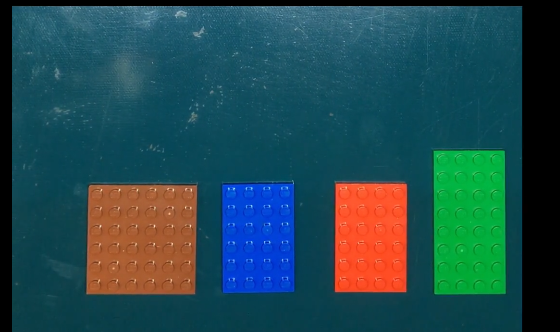
#> input picture Main Code/all_code/video_tracking/video_tracking_dataset/Capture.PNG, 560 x 332 px
$ python -i feature_extrac.py   (imports and definitions only)
#> lines starting #> are read from the running program, lines starting #| are printed output that depends on the picture; after the words box and inside, x2 and y2 are one past the last pixel; in counts of white or black regions, pixels touching at a corner belong together
#> further down, picture is the input picture: shape (332, 560, 3); mean B, G, R 80.2, 74.5, 35.1
### Main Code/all_code/lego.py
import cv2 as cv
import numpy as np

class Lego:
    def __init__(self,ratio = None ,color= None, contour= None, rect_non_rect = None):
        self.ratio = ratio
        self.contour = contour
        self.color = color
        self.rect = rect_non_rect # True or false

    # [34 lines left out: functions __get_corners, get_center, not called in this run]


    def __str__(self):
        return str(self.__class__) + ": " + str(self.__dict__)

### Main Code/all_code/feature_extrac.py
import cv2 as cv
import numpy as np
from numpy import load
import time
from Constants import constants_feat
from lego import Lego
# in order to read the color json file
import json


class FeatureExtrac:
    def __init__(self, reference = constants_feat.INPUT_FILE_UNIT_REF):
        npz_stuff = load(reference)
#> (reads Main Code/all_code/reference_param/referenceParameters.npz from the repository)
        unit_ref = npz_stuff["unitSize"]
        self.unitSize = unit_ref
        self.lst_legos = []
        self.reset_lst = 0
        self.font = cv.FONT_HERSHEY_SIMPLEX


    # [55 lines left out: functions get_reference, resize, not called in this run]

    '''
    #######################################################################################################################
    Color detection
    #######################################################################################################################
    '''

    def __imageprocessing(self, frame, hsv_low, hsv_upper):
        """
        Used to mask the desired region using HSV range
        @param [in] frame : input image
        @param [in] hsv_low : HSV lower range
        @param [in] hsv_upper: HSV upper range

        @param [out] mask_3 : masks the image in order to obtain the filter piece
        @param [out] closing : morphological operation
        @param [out] color_piece : visualize the real part of the target
        """
        #print("hsv_low: ", hsv_low)
        #print("hsv_upper: ", hsv_upper)

        # Convert the BGR image to HSV image.
        hsv = cv.cvtColor(frame, cv.COLOR_BGR2HSV)

        # Set the lower and upper HSV range according to the value selected
        # by the trackbar
        lower_range = np.array(hsv_low)
        upper_range = np.array(hsv_upper)

        # Filter the image and get the binary mask, where white represents
        # your target color
        mask = cv.inRange(hsv, lower_range, upper_range)

        # Morphological operation -> closing
        kernel = np.ones((3, 3), np.uint8)
        closing = cv.morphologyEx(mask, cv.MORPH_CLOSE, kernel, iterations=10)
        closing = cv.morphologyEx(closing, cv.MORPH_OPEN, kernel, iterations=3)  # Remove small dots
        #cv.imshow('Mask',closing)

        # You can also visualize the real part of the target color (Optional)
        color_piece = cv.bitwise_and(frame, frame, mask=closing)

        # Converting the binary mask to 3 channel image, this is just so
        # we can stack it with the others
        mask_3 = cv.cvtColor(mask, cv.COLOR_GRAY2BGR)

        return closing, color_piece, mask_3

    # [22 lines left out: function __edge_finding, not called in this run]

    def __find_everything(self,closing, frame, color):
        """
        @param [in] closing : morphological operation
        @param [in] frame : image copy
        """

        contours, hierarchy = cv.findContours(closing, cv.RETR_EXTERNAL, cv.CHAIN_APPROX_SIMPLE)
        minArea = closing.shape[1] * closing.shape[0] / 1000
        maxArea = closing.shape[1] * closing.shape[0] / 4

        # Clear list after NUMBER_FRAMES_TO_RESET_LST as passed
        if self.reset_lst >= constants_feat.NUMBER_FRAMES_TO_RESET_LST:
            self.lst_legos.clear()

        #self.reset_lst = self.reset_lst + 1

        for c in contours:
            lego = Lego()

            approx = cv.approxPolyDP(c, 0.01 * cv.arcLength(c, True), True)
            #print("\napprox: ", approx)
            x, y, w, h = cv.boundingRect(approx)

            # If the area is not between this range, ignore
            if (minArea < w * h < maxArea):
                # aspect_ratio = float(w) / float(h)
                # print("aspect:", aspect_ratio)
                # print(hsv_color)

                lego.color = color
                lego.contour = approx

                if len(approx) == 4:
                    lego.rect = True
                else:
                    lego.rect = False

                # Write to image the color of lego
                cv.putText(frame, color, (x - w, y), cv.FONT_HERSHEY_SIMPLEX, 0.8, (0, 255, 0), 2, cv.LINE_AA)

                # Write to image the rect or not of lego
                if not lego.rect:
                    cv.putText(frame, 'rect', (x - w, y + round(1.5*h)), cv.FONT_HERSHEY_SIMPLEX, 0.8, (235, 206, 135), 2, cv.LINE_AA)
                else:
                    cv.putText(frame, 'non-rect', (x - w, y + round(1.5*h)), cv.FONT_HERSHEY_SIMPLEX, 0.8, (235, 206, 135), 2, cv.LINE_AA)

                lego.ratio = self.find_ratio(approx, frame)
                self.find_middle(approx, frame)

                # Add to lego list
                if not self.__check_in_list(lego):
                    self.lst_legos.append(lego)

    '''
    #######################################################################################################################
    Ratio and corners detection
    #######################################################################################################################
    '''

    def __compute_ratio(self, w, h):

        width = round(w / (self.unitSize))
        height = round(h / (self.unitSize))

        return (width, height)

    def __info_about_shape(self,contour):
        '''
        Get info about the bounding box of the shape
        '''

        epsilon = 0.01 * cv.arcLength(contour, True)
        # Approximations
        approx = cv.approxPolyDP(contour, epsilon, True)

        # Info about the Square
        x_y, w_h, angle = cv.minAreaRect(approx)

        return x_y, w_h, angle

    def find_ratio(self,cont, frame_s):
        x_y, w_h, angle = self.__info_about_shape(cont)

        ratio = self.__compute_ratio(w_h[0], w_h[1])
        x_y_lst= list(map(round, list(x_y)))
        w_h_lst = list(map(round, list(w_h)))

        # Write the ratio on image
        cv.putText(frame_s, str(ratio[0]) + "x" + str(ratio[1]), (x_y_lst[0] + int(w_h_lst[0]/2), x_y_lst[1]
                   + int(w_h_lst[1]/2)), self.font, 0.5, (0, 0, 0), 1, cv.LINE_AA)

        return ratio

    # [5 lines left out: function get_lego_real_size, not called in this run]

    def find_middle(self,cont, frame_s):
        x_y, w_h, angle = self.__info_about_shape(cont)
        x_y_lst = list(map(round, list(x_y)))
        cv.circle(frame_s, (int(x_y_lst[0]), int(x_y_lst[1]))
                  , 5, (255, 255, 255), -1)

        # [6 lines of commented-out code are left out]

    def find_color_ratio(self,img1, json_colors = constants_feat.DEFAULT_COLOR_PATH):
        '''
        Find Color and ratio in an image, with a given json file with colors
        '''
#> called with json_colors = './colors/colors.json'

        #img = self.resize(img1, constants_feat.RESIZING_FACTOR,constants_feat.RESIZING_FACTOR)  # Resize image
        img = img1.copy()
        # read file
        with open(json_colors) as json_file:
#> (reads Main Code/all_code/colors/colors.json from the repository)
            data = json_file.read()

        obj = json.loads(data)

        for f in obj['colors']:
            hsv_color = (f['color'])
            hsv_low = (f['hsv_low'])
            hsv_upper = (f['hsv_upper'])

            closing, color_piece, mask_3 = self.__imageprocessing(img, hsv_low, hsv_upper)

            # Find All lego feautures
            self.__find_everything(closing, img1, hsv_color)
#> this loop made 10 passes
#> pass 1, in __imageprocessing, `mask = cv.inRange(hsv, lower_range, upper_range)`:
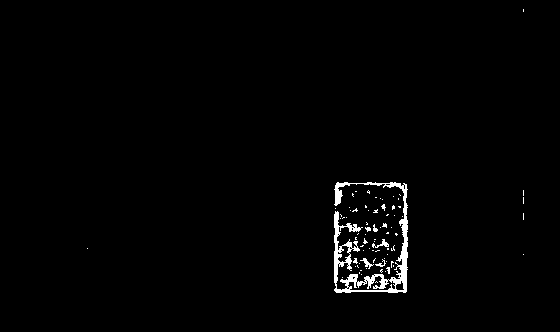
#> mask: shape (332, 560); 1.4% white; 76 white regions (70 under 20 px), largest, box (x1, y1, x2, y2) and area: (334, 182, 408, 293) 2105, (372, 239, 389, 248) 58, (360, 258, 374, 269) 50, (375, 259, 386, 267) 30, (373, 224, 378, 232) 23, (365, 227, 371, 232) 20
#> pass 1, in __imageprocessing, `closing = cv.morphologyEx(mask, cv.MORPH_CLOSE, kernel, iterations=10)`:
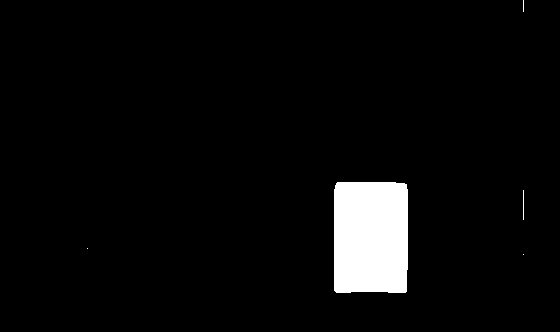
#> closing: shape (332, 560); 4.4% white; 5 white regions (3 under 20 px), largest, box (x1, y1, x2, y2) and area: (334, 182, 408, 293) 8119, (523, 190, 524, 220) 30
#> after the loop: closing: shape (332, 560); every value is 0

    def __check_in_list(self, lego):
        for l in self.lst_legos:
            if l.color == lego.color and l.ratio == lego.ratio and l.rect == lego.rect:
                return True

        return False

>>> import cv2
>>> picture = cv2.imread('video_tracking/video_tracking_dataset/Capture.PNG')
>>> result = FeatureExtrac().find_color_ratio(picture)
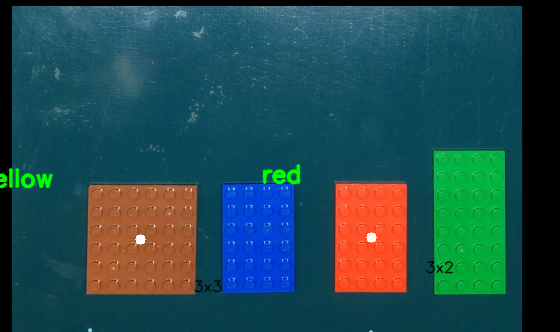
#> picture: shape (332, 560, 3); 0.97% of pixels changed, all inside (x1, y1, x2, y2) = (0, 164, 454, 332)
